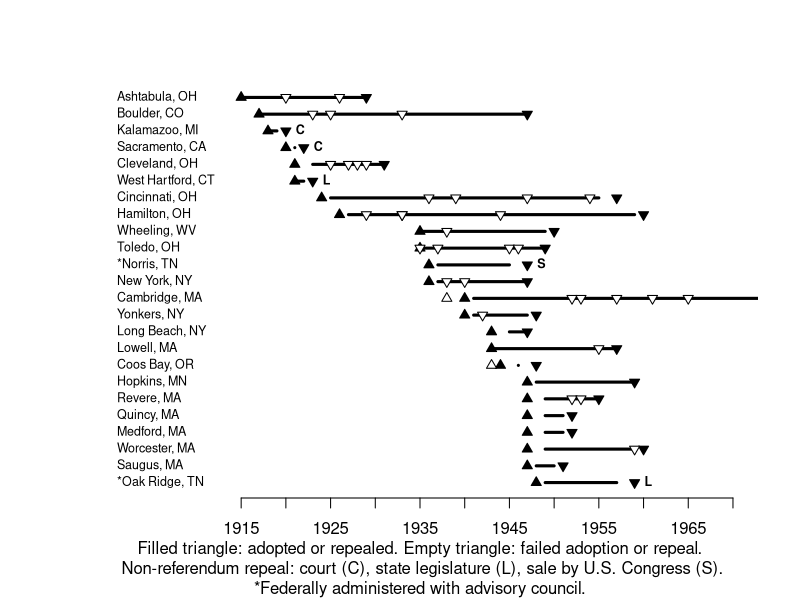

Write R code to recreate this figure.
## NOTE: check on Saugus and Hopkins election years, also Boulder

d <- read.delim('../data/pr_cities.tsv')

d$lastElection[d$city=="Cambridge"] <- 2021

d <- d[order(d$adoptYear, decreasing=T),]

repeals <- strsplit(d$otherRepealAttempts, split=', ')
repealAttempts <- as.data.frame(do.call(rbind, lapply(repeals, '[', 1:max(sapply(repeals, length))))) 

# adopts <- strsplit(d$otherAdoptAttempts, split=', ')
# adoptAttempts <- as.data.frame(do.call(rbind, lapply(adopts, '[', 1:max(sapply(adopts, length))))) 

pdf('../output/fig1.1_spells_stv.pdf')
plot(1, 1, pch=NA, axes=F, ylim=c(1, nrow(d)), xlim=c(1900, 1970), xlab="", ylab="", sub="Filled triangle: adopted or repealed. Empty triangle: failed adoption or repeal.\n Non-referendum repeal: court (C), state legislature (L), sale by U.S. Congress (S).\n*Federally administered with advisory council.")
for (i in 1:nrow(d)){
	segments(x0=d$firstElection[i], x1=d$lastElection[i], y0=i, lwd=3)
	text(x=1900, y=i, pos=4, paste0(d$city[i], ', ', d$state[i]), cex=3/4)
	points(x=d$adoptYear[i], y=i, pch=24, bg="black")
	points(x=d$repealYear[i], y=i, pch=25, bg="black")
	for (j in 1:ncol(repealAttempts)){
		points(repealAttempts[i,j], i, pch=25, bg="white")
	}
	# for (j in 1:ncol(adoptAttempts)){
		# points(adoptAttempts[i,j], i, pch=24, bg="white")
	# }
	points(x=d$otherAdoptAttempts[i], y=i, pch=24, bg="white")
	text(x=d$repealYear[i], y=i, labels=d$repealCode[i], font=2, pos=4, cex=3/4)
}
axis(1, tick=T, at=seq(1915, 1970, 5))
dev.off()
